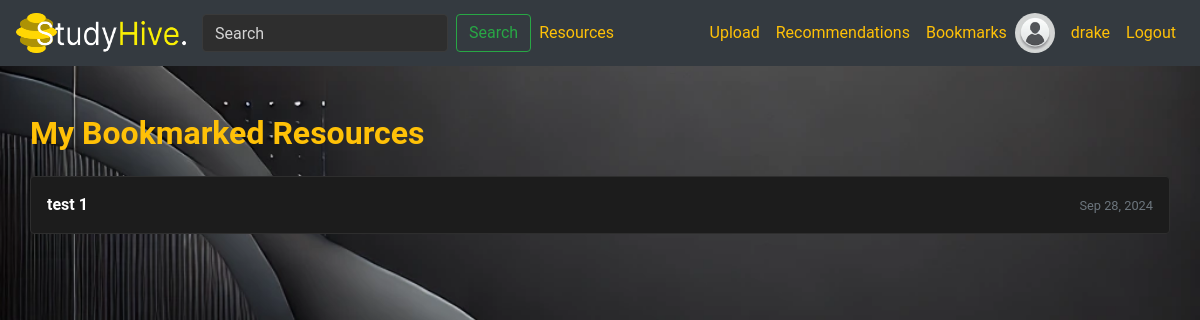
Before: /bookmarks/ (signed in) with the older database file.
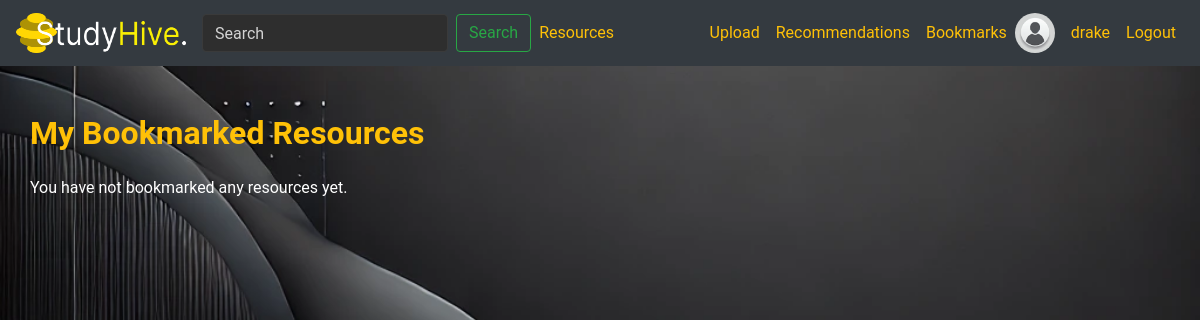
After: the same page with the newer database file.
### library/models.py (models this page shows, shortened)
class Bookmark(models.Model):
    user = models.ForeignKey(User, on_delete=models.CASCADE, related_name='bookmarks')
    resource = models.ForeignKey(Resource, on_delete=models.CASCADE, related_name='bookmarked_by')
    bookmark_date = models.DateTimeField(auto_now_add=True)
    class Meta:
        unique_together = ('user', 'resource')

class Resource(models.Model):
    RESOURCE_TYPE_CHOICES = [
        ('Document', 'Document'),
        ('Video', 'Video'),
    ]
    FILE_TYPE_CHOICES = [
        ('PDF', 'PDF'),
        ('PPT', 'PPT'),
        ('DOC', 'DOC'),
        ('DOCX', 'DOCX'),
        ('YouTube', 'YouTube'),
    ]
    title = models.CharField(max_length=255)
    description = models.TextField(blank=True, null=True)
    resource_type = models.CharField(max_length=20, choices=RESOURCE_TYPE_CHOICES)
    file_type = models.CharField(max_length=20, choices=FILE_TYPE_CHOICES)
    file = models.FileField(upload_to='resources/', blank=True, null=True)
    video_url = models.URLField(blank=True, null=True)
    upload_date = models.DateTimeField(auto_now_add=True)
    uploader = models.ForeignKey(User, on_delete=models.CASCADE, related_name='uploaded_resources')
    subject = models.ForeignKey(Subject, on_delete=models.SET_NULL, null=True, blank=True, related_name='resources')
    views_count = models.IntegerField(default=0)
    downloads_count = models.IntegerField(default=0)
    average_rating = models.FloatField(default=0.0)
    total_ratings = models.IntegerField(default=0)
    bookmarks = models.ManyToManyField(User, through='Bookmark', related_name='bookmarked_resources')
    is_active = models.BooleanField(default=True)
    tags = models.ManyToManyField(Tag, through='ResourceTag', related_name='resources')
    class Meta:
        pass

### library/views.py (the view)
# urls.py: path('bookmarks/', views.bookmarks_list, name='bookmarks_list'),
@login_required
def bookmarks_list(request):
    bookmarks = Bookmark.objects.filter(user=request.user).select_related('resource')
    context = {
        'bookmarks': bookmarks,
    }
    return render(request, 'library/bookmarks_list.html', context)

### library/templates/library/bookmarks_list.html (shortened to what this page needs)
{% extends 'library/layout.html' %}
{% block content %}
<div class="container mt-5">
    <h2 class="mb-4 text-yellow">My Bookmarked Resources</h2>
    {% if bookmarks %}
        <div class="list-group">
            {% for bookmark in bookmarks %}
                <a href="{% url 'resource_detail' resource_id=bookmark.resource.id %}" class="list-group-item list-group-item-action bg-dark-gray text-white d-flex justify-content-between align-items-center">
                    <span>{{ bookmark.resource.title }}</span>
                    <small class="text-muted">{{ bookmark.bookmark_date|date:"M d, Y" }}</small>
                </a>
            {% endfor %}
        </div>
    {% else %}
        <p class="text-white">You have not bookmarked any resources yet.</p>
    {% endif %}
</div>
{% endblock %}

Changed rows visible on the page:
removed Bookmark: resource "test 1", bookmark_date "Sep 28, 2024"
Other visible differences:
text now shown: "You have not bookmarked any resources yet."
